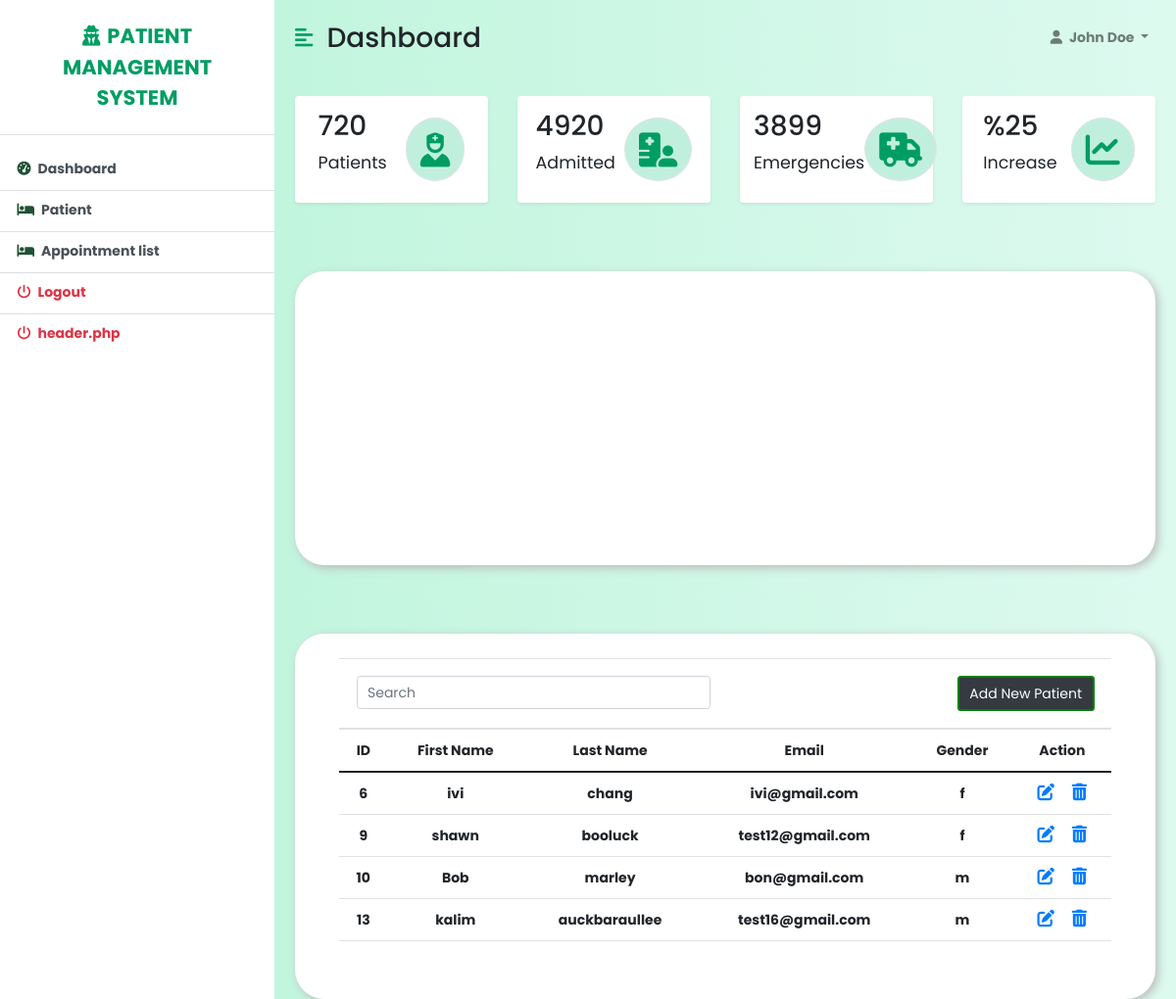
The page / on the database its author committed.
### tables this page shows
CREATE TABLE `patient` (
  `email` varchar(50) NOT NULL,
  `patient_id` int(11) NOT NULL,
  `date_of_birth` date NOT NULL,
  `weight` int(11) NOT NULL,
  `height` int(11) NOT NULL,
  `gender` char(1) NOT NULL,
  `blood_group` varchar(7) NOT NULL,
  `allergies` tinytext DEFAULT NULL,
  `medical_hIstory` text DEFAULT NULL,
  `nic` varchar(20) NOT NULL
);

CREATE TABLE `user` (
  `email` varchar(50) NOT NULL CHECK (`email` like '%@%.%'),
  `password` varchar(80) NOT NULL,
  `first_name` varchar(20) NOT NULL,
  `last_name` varchar(20) NOT NULL,
  `phone_no` int(11) NOT NULL,
  `picture` varchar(50) DEFAULT NULL,
  `address` varchar(50) NOT NULL
);

### index.php (the view, shortened to what this page needs)
<?php
include "config.php";
?>
<!DOCTYPE html>
<html lang="en">
<head>
    <link href="https://cdn.jsdelivr.net/npm/bootstrap@5.0.0-beta3/dist/css/bootstrap.min.css" rel="stylesheet" />
    <link rel="stylesheet" href="https://cdnjs.cloudflare.com/ajax/libs/font-awesome/5.15.4/css/all.min.css" />    <link rel="stylesheet" href="index.css" />
   <link rel="stylesheet" href="index.css" />
   <link rel="stylesheet" href="index1.css" />
<link href="https://cdn.jsdelivr.net/npm/bootstrap@5.0.0-beta3/dist/css/bootstrap.min.css" rel="stylesheet" />
<link href="https://cdnjs.cloudflare.com/ajax/libs/font-awesome/6.0.0-beta2/css/all.min.css" rel="stylesheet" />
<link href="https://cdnjs.cloudflare.com/ajax/libs/fullcalendar/3.10.2/fullcalendar.min.css" rel="stylesheet" />
  <link rel="stylesheet" href="https://cdnjs.cloudflare.com/ajax/libs/fullcalendar/3.4.0/fullcalendar.css" />
  <link rel="stylesheet" href="https://cdnjs.cloudflare.com/ajax/libs/twitter-bootstrap/4.0.0-alpha.6/css/bootstrap.css" />
</head>
<body>
    <div class="d-flex" id="wrapper">
        <div class="bg-white" id="sidebar-wrapper">
            <div class="sidebar-heading text-center py-4 primary-text fs-4 fw-bold text-uppercase border-bottom"><i
                    class="fas fa-user-secret me-2"></i>patient <br>Management<br>System</div>
            <div class="list-group list-group-flush my-3">
            <a href="index.php" class="list-group-item list-group-item-action bg-transparent second-text fw-bold"><i
                        class="fas fa-tachometer-alt me-2" style="color: #1f5135;"></i>Dashboard</a>
                <a href="patient.php" class="list-group-item list-group-item-action bg-transparent second-text fw-bold"><i
                        class="fas fa-bed me-2"  style="color: #1f5135;"></i>Patient</a>
                <a href="appointment_list_table.php" class="list-group-item list-group-item-action bg-transparent second-text fw-bold"><i
                    class="fas fa-bed me-2"  style="color: #1f5135;"></i>Appointment list</a>
                        <a href="logout.php" class="list-group-item list-group-item-action bg-transparent text-danger fw-bold"><i
                        class="fas fa-power-off me-2"></i>Logout</a>
                <a href="header.php" class="list-group-item list-group-item-action bg-transparent text-danger fw-bold"><i
                        class="fas fa-power-off me-2"></i>header.php</a>
            </div>
        </div>
        <div id="page-content-wrapper">
            <nav class="navbar navbar-expand-lg navbar-light bg-transparent py-4 px-4">
                <div class="d-flex align-items-center">
                    <i class="fas fa-align-left primary-text fs-4 me-3" id="menu-toggle"></i>
                    <h2 class="fs-2 m-0">Dashboard</h2>
                </div>
                <div class="collapse navbar-collapse" id="navbarSupportedContent">
                    <ul class="navbar-nav ms-auto mb-2 mb-lg-0">
                        <li class="nav-item dropdown">
                            <a class="nav-link dropdown-toggle second-text fw-bold" href="#" id="navbarDropdown"
                                role="button" data-bs-toggle="dropdown" aria-expanded="false">
                                <i class="fas fa-user me-2"></i>John Doe
                            </a>
                        </li>
                    </ul>
                </div>
            </nav>
            <div class="container-fluid px-4">
                <div class="row g-3 my-2">
                    <div class="col-md-3">
                        <div class="p-3 bg-white shadow-sm d-flex justify-content-around align-items-center rounded">
                            <div>
                                <h3 class="fs-2">720</h3>
                                <p class="fs-5">Patients</p>
                            </div>
                            <i class="fas fa-user-nurse fs-1 primary-text border rounded-full secondary-bg p-3"></i>
                        </div>
                    </div>
                    <div class="col-md-3">
                        <div class="p-3 bg-white shadow-sm d-flex justify-content-around align-items-center rounded">
                            <div>
                                <h3 class="fs-2">4920</h3>
                                <p class="fs-5">Admitted</p>
                            </div>
                            <i
                                class="fas fa-hospital-user fs-1 primary-text border rounded-full secondary-bg p-3"></i>
                        </div>
                    </div>
                    <div class="col-md-3">
                        <div class="p-3 bg-white shadow-sm d-flex justify-content-around align-items-center rounded">
                            <div>
                                <h3 class="fs-2">3899</h3>
                                <p class="fs-5">Emergencies</p>
                            </div>
                            <i class="fas fa-truck-medical fs-1 primary-text border rounded-full secondary-bg p-3"></i>
                        </div>
                    </div>
                    <div class="col-md-3">
                        <div class="p-3 bg-white shadow-sm d-flex justify-content-around align-items-center rounded">
                            <div>
                                <h3 class="fs-2">%25</h3>
                                <p class="fs-5">Increase</p>
                            </div>
                            <i class="fas fa-chart-line fs-1 primary-text border rounded-full secondary-bg p-3"></i>
                        </div>
                    </div>
                </div>
                <div class="report-container">
                <div class="calendar-container" style="padding: 30px;">
                </div>
                </div>
                <div class="report-container">
                <div class="container" style="padding:25px;">
                <table class="table table-hover text-center">
                    <thead class="table">
                        <tr>
                            <th colspan="7">
                                <div class="row">
                                    <div class="col-md-6">
                                        <input type="text" id="searchInput" class="form-control" placeholder="Search">
                                    </div>
                                    <div class="col-md-6 text-md-end">
                                        <a href="register_form.php" data-toggle="modal" data-target="#registerModal" class="btn btn-dark add-btn"  style="border: 2px solid green;" >Add New Patient</a>
                                    </div>
                                </div>
                            </th>
                        </tr>
                            <tr>
                                <th scope="col">ID</th>
                                <th scope="col">First Name</th>
                                <th scope="col">Last Name</th>
                                <th scope="col">Email</th>
                                <th scope="col">Gender</th>
                                <th scope="col">Action</th>
                            </tr>
                    </thead>
                            <tbody class="table-group-divider">
                                <?php
                                $select = "SELECT patient.patient_id, user.first_name, user.last_name, user.email, patient.gender
                                        FROM patient INNER JOIN user ON patient.email = user.email";
                                $stmt = $pdo->query($select);
                                while ($row = $stmt->fetch(PDO::FETCH_ASSOC)) {
                                ?>
                                <tr>
                                    <th><?php echo $row['patient_id'] ?></th>
                                    <th><?php echo $row['first_name'] ?></th>
                                    <th><?php echo $row['last_name'] ?></th>
                                    <th><?php echo $row['email'] ?></th>
                                    <th><?php echo $row['gender'] ?></th>
                                    <td>
                                        <a href="edit.php?patient_id=<?php echo $row['patient_id'] ?>" class="line-dark"><i class="fa-solid fa-pen-to-square fs-5 me-3"></i></a>
                                        <a href="delete.php?patient_id=<?php echo $row['patient_id'] ?>" class="line-dark"><i class="fa-solid fa-trash-can fs-5"></i></a>
                                    </td>
                                </tr>
                                <?php
                                }
                                ?>
                            </tbody>
                        </table>
                    </div>
                    </div>
            </div>
        </div>
    </div>
</body>
</html>

### index.css (style rules this page uses)
:root { --main-bg-color: #009d63; --main-text-color: #009d63; --second-text-color: #bbbec5; --second-bg-color: #c1efde; }
.primary-text { color: var(--main-text-color); }
.second-text { color: var(--second-text-color); }
.secondary-bg { background-color: var(--second-bg-color); }
.rounded-full { border-radius: 100%; }
#wrapper { overflow-x: hidden; background-image: linear-gradient( to right, #baf3d7, #c2f5de, #cbf7e4, #d4f8ea, #ddfaef ); }
#sidebar-wrapper { min-height: 100vh; margin-left: -15rem; -webkit-transition: margin 0.25s ease-out; -moz-transition: margin 0.25s ease-out; -o-transition: margin 0.25s ease-out; transition: margin 0.25s ease-out; }
#sidebar-wrapper .sidebar-heading { padding: 0.875rem 1.25rem; font-size: 1.2rem; }
#sidebar-wrapper .list-group { width: 20rem; }
#page-content-wrapper { min-width: 100vw; }
#menu-toggle { cursor: pointer; }
.list-group-item { border: none; padding: 20px 30px; }
@media (min-width: 768px) { #sidebar-wrapper { margin-left: 0; } }
@media (min-width: 768px) { #page-content-wrapper { min-width: 0; width: 100%; } }
html, body { margin: 0; padding: 0; font-family: Arial, Helvetica Neue, Helvetica, sans-serif; font-size: 14px; }

### index1.css (style rules this page uses)
* { margin: 0; padding: 0; box-sizing: border-box; font-family: "Poppins", sans-serif; }
:root { --background-color1: #fafaff; --background-color2: #ffffff; --background-color3: #ededed; --background-color4: #cad7fda4; --primary-color: #009d63; --secondary-color: #c1efde; --Border-color: #3f0097; --one-use-color: #48444d; --two-use-color: #5500cb; }
body { background-color: var(--background-color4); max-width: 100%; overflow-x: hidden; }
.report-container { min-height: 300px; max-width: 1200px; margin: 70px auto 0px auto; background-color: #ffffff; border-radius: 30px; box-shadow: 3px 3px 10px rgb(188, 188, 188); padding: 0px 20px 20px 20px; }

### rows shown on the page
patient: patient_id "6", user.first_name "ivi", user.last_name "chang", user.email "ivi@gmail.com", gender "f"
patient: patient_id "9", user.first_name "shawn", user.last_name "booluck", user.email "test12@gmail.com", gender "f"
patient: patient_id "10", user.first_name "Bob", user.last_name "marley", user.email "bon@gmail.com", gender "m"
patient: patient_id "13", user.first_name "kalim", user.last_name "auckbaraullee", user.email "test16@gmail.com", gender "m"
